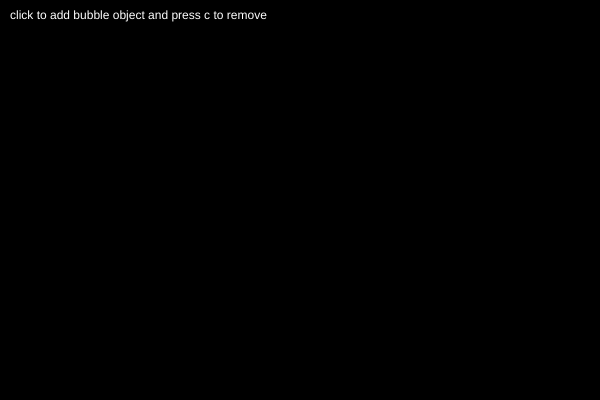
Frame 1 (no input)
Frame 60 (no input): identical to frame 1, image omitted
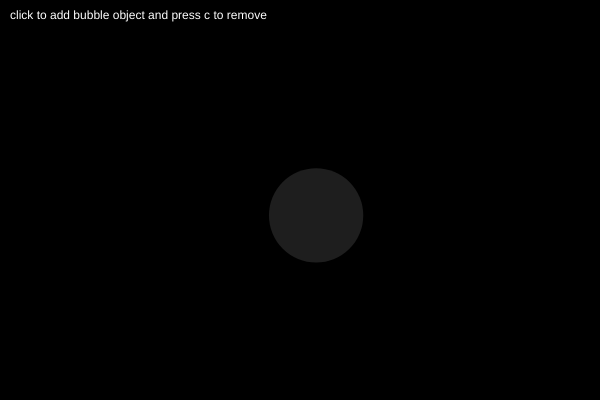
Frame 120 (the mouse pressed at the canvas centre since frame 60)

The p5.js sketch that drew these frames (run headless with seeded random() and noise() and a simulated clock; from frame 60 on, the mouse is pressed at the canvas centre):

// p5.js sketch
// ── sketch.js
let bubbles = [];
var xoffset = 0.0;

function setup() {
	createCanvas(600,400);

}

function mousePressed() {
//		for (let i = 0; i < 10; i++) {
//	let x = random(width);
	let r = random(10, 40);
	let b = new Bubble(mouseX, mouseY, r);
	bubbles.push(b);

	//}
}

function keyPressed() {
	if (keyCode = 'c') {
		bubbles.pop();
	}
	xoffset + 0.01;

}

function draw() {


	background(0);
	fill(255);
	text('click to add bubble object and press c to remove', 10, 10, width, 30)

for (let bubble of bubbles) {
	bubble.move();
	bubble.show();
}

/*	for of loop above functions same as below
for (let i = 0; i < bubbles.length; i++) {
xoffset = xoffset + 0.01;
	bubbles[i].move();
	bubbles[i].show();
	}
*/


}



class Bubble {
	constructor(x, y, r) {
	this.x = x;
	this.y = y;
	this.r = r;
	}

	move() {
	if (frameRate() % random(10, 30)) {
		//xoffset = xoffset + 0.01;
		xoffset = xoffset + random(0.01,1.0);
	}
	this.x = this.x + map(noise(xoffset+100), 0.0, 0.9, -6, 5.8);
	
	this.y = this.y + map(noise(xoffset), 0.0, 0.9, -6, 5.8);
	}

	// ISSUE; all bubbles move together randomly, i want them to individually pick places along noise

	show() {
	//stroke(50);
	//strokeWeight(4);
	//noFill();
	noStroke();
	fill(255,30);
	ellipse(this.x, this.y, this.r * 3);
	}

}


// ── swiftsteeparrow1.html

<!DOCTYPE html>
<html>
<head>
    <title>Inkscape Output</title>
</head>
<body>
    <canvas id='canvas' width='210' height='297'></canvas>
    <script>
    var ctx = document.getElementById("canvas").getContext("2d");
    	
// #layer1
	
// #path5736-9
	ctx.beginPath();
	ctx.strokeStyle = 'rgb(0, 0, 0)';
	ctx.miterLimit = 4;
	ctx.lineWidth = 0.132402;
	ctx.fillStyle = 'rgb(0, 0, 0)';
	ctx.moveTo(77.539980, 149.425160);
	ctx.bezierCurveTo(94.259352, 179.266780, 127.637570, 213.942690, 151.361710, 234.544260);
	ctx.bezierCurveTo(145.273140, 197.569800, 158.737370, 252.194300, 167.859250, 258.277450);
	ctx.bezierCurveTo(167.859250, 258.277450, 159.741200, 278.386210, 81.281753, 126.974520);
	ctx.bezierCurveTo(64.083608, 98.572763, 69.781776, 99.289685, 48.542540, 70.667903);
	ctx.bezierCurveTo(44.263357, 58.556873, 40.760690, 33.663347, 40.760690, 33.663347);
	ctx.bezierCurveTo(32.893672, 1.023823, 66.067644, 23.856876, 73.617591, 30.058128);
	ctx.bezierCurveTo(73.617591, 30.058128, 84.582725, 33.543993, 81.666301, 59.315011);
	ctx.bezierCurveTo(99.237898, 171.945850, 138.937360, 207.366260, 138.937360, 207.366260);
	ctx.bezierCurveTo(143.494000, 198.584070, 118.177560, 153.626170, 133.485270, 158.553860);
	ctx.bezierCurveTo(142.897980, 166.152530, 175.781630, 268.162060, 167.859250, 258.277450);
	ctx.bezierCurveTo(153.799170, 270.225820, 131.663540, 243.116140, 111.794810, 215.875900);
	ctx.bezierCurveTo(104.498600, 207.874670, 74.161616, 167.537630, 67.314931, 158.854660);
	ctx.bezierCurveTo(66.277297, 152.954700, 72.692199, 142.960200, 77.539980, 149.425160);
	ctx.fill();
	ctx.stroke();

    </script>
</body>
</html>
